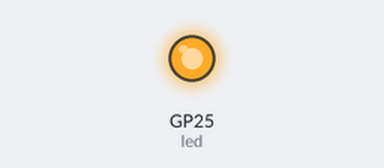
Simulated run of this program. Board: Raspberry Pi Pico running MicroPython. Parts: output pins drawn as LEDs (lit = HIGH). At 0.0 s the program stops and its outputs stay as they are.

Above: at 0.1 s.
Timing chart, 0 to 1.5 s (numbered marks = the images above):
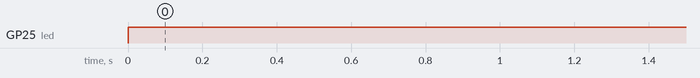

The program:

actuator_constants.py
```python
"""actuator_constants.py"""
from machine import Pin

LEG_SERVO_NAME = [
    "A_SHOULDER",
    "B_MUSCLE",
    "C_HAND",
    "D_SHOULDER",
    "E_MUSCLE",
    "F_HAND",
    "G_SHOULDER",
    "H_MUSCLE",
    "I_HAND",
    "J_SHOULDER",
    "K_MUSCLE",
    "L_HAND",
]
LEG_SERVO_PIN = [2, 3, 4, 5, 6, 7, 10, 11, 12, 13, 14, 15]
SIT_POS = [
    "120",
    "090",
    "090",
    "070",
    "090",
    "090",
    "070",
    "090",
    "090",
    "120",
    "090",
    "090",
]
MAXIMUM_DUTY_CYCLE = 9000
MINIMUM_DUTY_CYCLE = 1000
SIT_STAND_TRANSFORMATION_PIN_ARRAY = [3, 11, 6, 14]
SIT_STAND_TRANSFORMATION_PWM_ARRAY = [5000, 2000, 5000, 8000]
STAND_SIT_TRANSFORMATION_PWM_ARRAY = [2000, 5000, 8000, 5000]
ALL_ARMS_TRANSFORMATION_ARRAY = [30, 90, 150]
FORWARD_TRANSFORMATION_ARRAY = [60, 70, 80, 110, 120, 130]
STAND_DEFAULT_HARD = []
FRONTAL_ALEG = [2, 3, 4]
FRONTAL_BLEG = [5, 6, 7]
HIND_CLEG = [10, 11, 12]
HIND_DLEG = [13, 14, 15]
INTERVAL = 50
led = Pin(25, Pin.OUT)
led.high()
PIR_SENSOR_PIN = 22
BUZZER_PIN = 26
STAND_CMD = "stand"
SIT_CMD = "sit"
HI_CMD = "hi"
GUARD_CMD = "guard"
FORWARD_CMD = "forward"
ALL_LEGS_UP_CMD = "up"
ALL_LEGS_DOWN_CMD = "down"
```

Measured:
- by itself, GP25 (led): LOW → HIGH at 0.00 s
